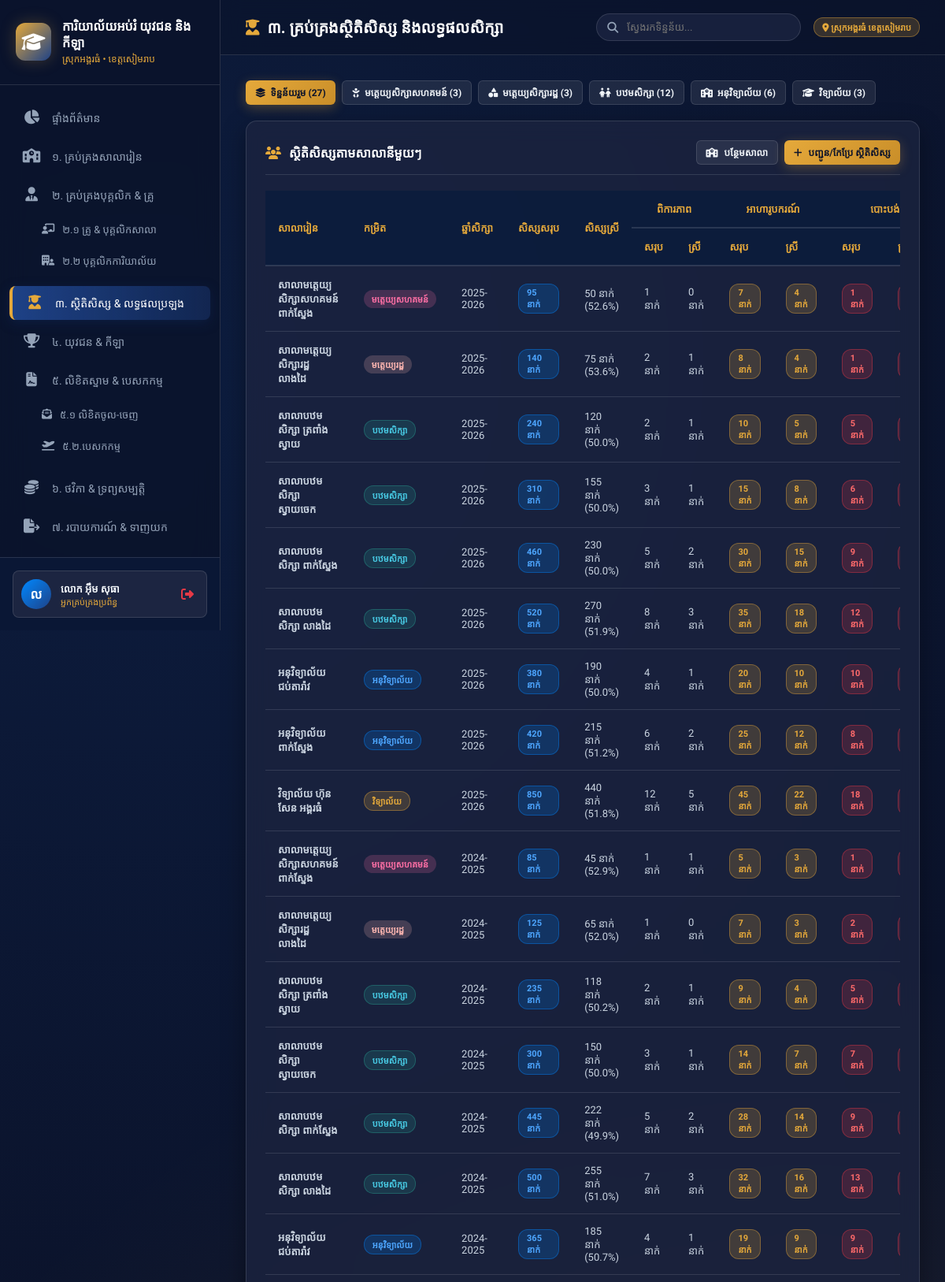
The app's page /students (signed in, upper part) with its own data.
### tables this page shows
CREATE TABLE student_stats (
            id INTEGER PRIMARY KEY AUTOINCREMENT,
            school_id INTEGER NOT NULL,
            academic_year TEXT NOT NULL,
            total_students INTEGER NOT NULL DEFAULT 0,
            female_students INTEGER NOT NULL DEFAULT 0,
            disabled_students INTEGER NOT NULL DEFAULT 0,
            scholarship_students INTEGER NOT NULL DEFAULT 0,
            dropout_count INTEGER NOT NULL DEFAULT 0,
            repetition_count INTEGER NOT NULL DEFAULT 0, disabled_female INTEGER DEFAULT 0, scholarship_female INTEGER DEFAULT 0, dropout_female INTEGER DEFAULT 0,
            FOREIGN KEY (school_id) REFERENCES schools(id) ON DELETE CASCADE
        );

CREATE TABLE schools (
            id INTEGER PRIMARY KEY AUTOINCREMENT,
            code TEXT UNIQUE NOT NULL,
            name_kh TEXT NOT NULL,
            name_en TEXT,
            level TEXT CHECK(level IN ('community_preschool', 'state_preschool', 'preschool', 'primary', 'secondary', 'high')) NOT NULL,
            commune TEXT NOT NULL,
            village TEXT NOT NULL,
            principal_name TEXT NOT NULL,
            principal_phone TEXT,
            classrooms INTEGER DEFAULT 0,
            buildings INTEGER DEFAULT 0,
            created_at TIMESTAMP DEFAULT CURRENT_TIMESTAMP
        );

### app.py (the view, shortened to what this page needs)
@app.route('/students')
@login_required
def students():
    level_filter = request.args.get('level', 'all')
    action = request.args.get('action')
    conn = get_db_connection()
    query = '''
        SELECT st.*, sc.name_kh as school_name, sc.level as school_level
        FROM student_stats st
        JOIN schools sc ON st.school_id = sc.id
    '''
    params = []
    if level_filter != 'all':
        query += ' WHERE sc.level = ?'
        params.append(level_filter)
    query += ' ORDER BY st.id DESC'
    stats_list = conn.execute(query, params).fetchall()
    if level_filter in ['community_preschool', 'state_preschool', 'primary']:
        exam_list = []
    else:
        exam_list = conn.execute('''
            SELECT ex.*, sc.name_kh as school_name
            FROM exam_results ex
            JOIN schools sc ON ex.school_id = sc.id
            ORDER BY ex.id DESC
        ''').fetchall()
    schools_list = conn.execute('SELECT id, name_kh, level FROM schools').fetchall()
    level_counts = {
        'all': conn.execute('SELECT COUNT(*) FROM student_stats').fetchone()[0],
        'community_preschool': conn.execute("SELECT COUNT(*) FROM student_stats st JOIN schools sc ON st.school_id = sc.id WHERE sc.level = 'community_preschool'").fetchone()[0],
        'state_preschool': conn.execute("SELECT COUNT(*) FROM student_stats st JOIN schools sc ON st.school_id = sc.id WHERE sc.level IN ('state_preschool', 'preschool')").fetchone()[0],
        'primary': conn.execute("SELECT COUNT(*) FROM student_stats st JOIN schools sc ON st.school_id = sc.id WHERE sc.level = 'primary'").fetchone()[0],
        'secondary': conn.execute("SELECT COUNT(*) FROM student_stats st JOIN schools sc ON st.school_id = sc.id WHERE sc.level = 'secondary'").fetchone()[0],
        'high': conn.execute("SELECT COUNT(*) FROM student_stats st JOIN schools sc ON st.school_id = sc.id WHERE sc.level = 'high'").fetchone()[0],
    }
    conn.close()
    return render_template(
        'students.html',
        active_page='students',
        stats_list=stats_list,
        exam_list=exam_list,
        schools=schools_list,
        level_filter=level_filter,
        level_counts=level_counts
    )

### app.py (called while the page is built)
def login_required(f):
    @wraps(f)
    def decorated_function(*args, **kwargs):
        if 'user_id' not in session:
            flash('សូមចូលប្រើប្រាស់ប្រព័ន្ធជាមុនសិន!', 'danger')
            return redirect(url_for('login'))
        return f(*args, **kwargs)
    return decorated_function

### database.py (called while the page is built)
def dict_factory(cursor, row):
    return DictRow((col[0], row[idx]) for idx, col in enumerate(cursor.description))

def get_db_connection():
    conn = sqlite3.connect(DB_FILE)
    conn.row_factory = dict_factory
    return conn

    def __getitem__(self, item):
        if isinstance(item, int):
            return list(self.values())[item]
        return super().__getitem__(item)

### templates/students.html (shortened to what this page needs)
{% extends 'base.html' %}
{% block header_title %}
<i class="fa-solid fa-user-graduate" style="color: var(--accent-gold);"></i> ៣. គ្រប់គ្រងស្ថិតិសិស្ស និងលទ្ធផលសិក្សា
{% endblock %}
{% block content %}
<div style="display: flex; gap: 8px; margin-bottom: 20px; flex-wrap: wrap;">
    <a href="{{ url_for('students', level='all') }}" class="btn btn-sm {% if level_filter == 'all' %}btn-primary{% else %}btn-secondary{% endif %}" style="display: flex; align-items: center; gap: 6px;">
        <i class="fa-solid fa-layer-group"></i> ទិន្នន័យរួម ({{ level_counts.all }})
    </a>
    <a href="{{ url_for('students', level='community_preschool') }}" class="btn btn-sm {% if level_filter == 'community_preschool' %}btn-primary{% else %}btn-secondary{% endif %}" style="display: flex; align-items: center; gap: 6px;">
        <i class="fa-solid fa-baby"></i> មត្តេយ្យសិក្សាសហគមន៍ ({{ level_counts.community_preschool }})
    </a>
    <a href="{{ url_for('students', level='state_preschool') }}" class="btn btn-sm {% if level_filter == 'state_preschool' %}btn-primary{% else %}btn-secondary{% endif %}" style="display: flex; align-items: center; gap: 6px;">
        <i class="fa-solid fa-shapes"></i> មត្តេយ្យសិក្សារដ្ឋ ({{ level_counts.state_preschool }})
    </a>
    <a href="{{ url_for('students', level='primary') }}" class="btn btn-sm {% if level_filter == 'primary' %}btn-primary{% else %}btn-secondary{% endif %}" style="display: flex; align-items: center; gap: 6px;">
        <i class="fa-solid fa-children"></i> បឋមសិក្សា ({{ level_counts.primary }})
    </a>
    <a href="{{ url_for('students', level='secondary') }}" class="btn btn-sm {% if level_filter == 'secondary' %}btn-primary{% else %}btn-secondary{% endif %}" style="display: flex; align-items: center; gap: 6px;">
        <i class="fa-solid fa-school"></i> អនុវិទ្យាល័យ ({{ level_counts.secondary }})
    </a>
    <a href="{{ url_for('students', level='high') }}" class="btn btn-sm {% if level_filter == 'high' %}btn-primary{% else %}btn-secondary{% endif %}" style="display: flex; align-items: center; gap: 6px;">
        <i class="fa-solid fa-graduation-cap"></i> វិទ្យាល័យ ({{ level_counts.high }})
    </a>
</div>
<div class="panel">
    <div class="panel-header">
        <div class="panel-title">
            <i class="fa-solid fa-users"></i> ស្ថិតិសិស្សតាមសាលានីមួយៗ
        </div>
        <div style="display: flex; gap: 8px;">
            <a href="{{ url_for('schools') }}" class="btn btn-secondary btn-sm">
                <i class="fa-solid fa-school"></i> បន្ថែមសាលា
            </a>
            <button class="btn btn-primary btn-sm" onclick="openModal('addStudentStatsModal')">
                <i class="fa-solid fa-plus"></i> បញ្ជូន/កែប្រែ ស្ថិតិសិស្ស
            </button>
        </div>
    </div>
    <div class="table-responsive">
        <table class="custom-table">
            <thead>
                <tr>
                    <th rowspan="2">សាលារៀន</th>
                    <th rowspan="2">កម្រិត</th>
                    <th rowspan="2">ឆ្នាំសិក្សា</th>
                    <th rowspan="2">សិស្សសរុប</th>
                    <th rowspan="2">សិស្សស្រី</th>
                    <th colspan="2" style="text-align: center;">ពិការភាព</th>
                    <th colspan="2" style="text-align: center;">អាហារូបករណ៍</th>
                    <th colspan="2" style="text-align: center;">បោះបង់</th>
                </tr>
                <tr>
                    <th>សរុប</th>
                    <th>ស្រី</th>
                    <th>សរុប</th>
                    <th>ស្រី</th>
                    <th>សរុប</th>
                    <th>ស្រី</th>
                </tr>
            </thead>
            <tbody>
                {% for st in stats_list %}
                <tr>
                    <td><strong>{{ st.school_name }}</strong></td>
                    <td>
                        {% if st.school_level == 'community_preschool' %}
                        <span class="badge" style="background: rgba(255, 112, 166, 0.2); color: #ff70a6;">មត្តេយ្យសហគមន៍</span>
                        {% elif st.school_level in ['state_preschool', 'preschool'] %}
                        <span class="badge" style="background: rgba(255, 183, 178, 0.2); color: #ffb7b2;">មត្តេយ្យរដ្ឋ</span>
                        {% elif st.school_level == 'primary' %}
                        <span class="badge badge-success">បឋមសិក្សា</span>
                        {% elif st.school_level == 'secondary' %}
                        <span class="badge badge-primary">អនុវិទ្យាល័យ</span>
                        {% elif st.school_level == 'high' %}
                        <span class="badge badge-gold">វិទ្យាល័យ</span>
                        {% endif %}
                    </td>
                    <td>{{ st.academic_year }}</td>
                    <td><span class="badge badge-primary">{{ st.total_students }} នាក់</span></td>
                    <td>{{ st.female_students }} នាក់ ({{ ((st.female_students / st.total_students)*100)|round(1) if st.total_students else 0 }}%)</td>
                    <td>{{ st.disabled_students }} នាក់</td>
                    <td>{{ st.disabled_female or 0 }} នាក់</td>
                    <td><span class="badge badge-gold">{{ st.scholarship_students }} នាក់</span></td>
                    <td><span class="badge badge-gold">{{ st.scholarship_female or 0 }} នាក់</span></td>
                    <td><span class="badge badge-danger">{{ st.dropout_count }} នាក់</span></td>
                    <td><span class="badge badge-danger">{{ st.dropout_female or 0 }} នាក់</span></td>
                        {% set drop_rate = ((st.dropout_count / st.total_students)*100)|round(2) if st.total_students else 0 %}
                </tr>
                {% endfor %}
            </tbody>
        </table>
    </div>
</div>
{% endblock %}

### static/css/style.css (style rules this page uses)
:root { --primary-color: #0f2b5c; --primary-light: #1e4287; --primary-dark: #0a1c3d; --accent-gold: #e5a93b; --accent-gold-hover: #f3b952; --accent-blue: #0088ff; --accent-teal: #00c9a7; --accent-danger: #e63946; --accent-warning: #f77f00; --accent-success: #2a9d8f; --bg-dark: #0b132b; --bg-surface: #1c2541; --bg-card: rgba(28, 37, 65, 0.75); --bg-card-hover: rgba(40, 52, 90, 0.85); --text-main: #f1f5f9; --text-muted: #94a3b8; --text-light: #cbd5e1; --border-color: rgba(255, 255, 255, 0.12); --border-glow: rgba(229, 169, 59, 0.3); --shadow-soft: 0 10px 30px rgba(0, 0, 0, 0.35); --shadow-glow: 0 0 20px rgba(229, 169, 59, 0.25); --radius-sm: 8px; --radius-md: 14px; --radius-lg: 20px; --transition-fast: all 0.25s cubic-bezier(0.4, 0, 0.2, 1); }
* { margin: 0; padding: 0; box-sizing: border-box; }
body { font-family: 'Kantumruy Pro', 'Outfit', -apple-system, BlinkMacSystemFont, sans-serif; background-color: var(--bg-dark); background-image: radial-gradient(circle at 15% 15%, rgba(15, 43, 92, 0.4) 0%, transparent 45%), radial-gradient(circle at 85% 85%, rgba(229, 169, 59, 0.15) 0%, transparent 50%); background-attachment: fixed; color: var(--text-main); min-height: 100vh; display: flex; overflow-x: hidden; }
.btn { padding: 10px 20px; border-radius: var(--radius-sm); font-size: 13px; font-weight: 600; font-family: inherit; cursor: pointer; border: none; display: inline-flex; align-items: center; gap: 8px; transition: var(--transition-fast); text-decoration: none; }
.btn-primary { background: linear-gradient(135deg, var(--accent-gold), #c98e29); color: #0b132b; box-shadow: 0 4px 15px rgba(229, 169, 59, 0.3); }
.btn-secondary { background: rgba(255, 255, 255, 0.08); color: var(--text-main); border: 1px solid var(--border-color); }
.btn-sm { padding: 6px 12px; font-size: 12px; border-radius: 6px; }
.panel { background: var(--bg-card); backdrop-filter: blur(14px); border: 1px solid var(--border-color); border-radius: var(--radius-md); padding: 24px; margin-bottom: 28px; box-shadow: var(--shadow-soft); }
.panel-header { display: flex; align-items: center; justify-content: space-between; margin-bottom: 20px; padding-bottom: 12px; border-bottom: 1px solid var(--border-color); }
.panel-title { font-size: 16px; font-weight: 700; color: #fff; display: flex; align-items: center; gap: 10px; }
.panel-title i { color: var(--accent-gold); }
.table-responsive { width: 100%; overflow-x: auto; }
.custom-table { width: 100%; border-collapse: collapse; text-align: left; font-size: 13px; }
.custom-table th { background: rgba(10, 28, 61, 0.8); color: var(--accent-gold); font-weight: 600; padding: 14px 16px; border-bottom: 2px solid var(--border-color); white-space: nowrap; }
.custom-table td { padding: 14px 16px; border-bottom: 1px solid var(--border-color); color: var(--text-light); vertical-align: middle; }
.custom-table tbody tr { transition: var(--transition-fast); }
.badge { padding: 4px 10px; border-radius: 12px; font-size: 11px; font-weight: 600; display: inline-block; }
.badge-primary { background: rgba(0, 136, 255, 0.2); color: #4da6ff; border: 1px solid rgba(0, 136, 255, 0.4); }
.badge-gold { background: rgba(229, 169, 59, 0.2); color: var(--accent-gold); border: 1px solid rgba(229, 169, 59, 0.4); }
.badge-success { background: rgba(42, 157, 143, 0.2); color: #48cae4; border: 1px solid rgba(42, 157, 143, 0.4); }
.badge-danger { background: rgba(230, 57, 70, 0.2); color: #ff6b6b; border: 1px solid rgba(230, 57, 70, 0.4); }

### records on screen
student_stats: school_name "សាលាមត្តេយ្យសិក្សាសហគមន៍ ពាក់ស្នែង", shows "មត្តេយ្យសហគមន៍", academic_year "2025-2026", total_students "95", female_students "50", total_students+female_students "52.6", disabled_students "1", disabled_female "0", scholarship_students "7", scholarship_female "4", dropout_count "1"
student_stats: school_name "សាលាមត្តេយ្យសិក្សារដ្ឋ លាងដៃ", shows "មត្តេយ្យរដ្ឋ", academic_year "2025-2026", total_students "140", female_students "75", total_students+female_students "53.6", disabled_students "2", disabled_female "1", scholarship_students "8", scholarship_female "4", dropout_count "1"
student_stats: school_name "សាលាបឋមសិក្សា ត្រពាំងស្វាយ", academic_year "2025-2026", total_students "240", female_students "120", total_students+female_students "50.0", disabled_students "2", disabled_female "1", scholarship_students "10", scholarship_female "5", dropout_count "5"
student_stats: school_name "សាលាបឋមសិក្សា ស្វាយចេក", academic_year "2025-2026", total_students "310", female_students "155", total_students+female_students "50.0", disabled_students "3", disabled_female "1", scholarship_students "15", scholarship_female "8", dropout_count "6"
student_stats: school_name "សាលាបឋមសិក្សា ពាក់ស្នែង", academic_year "2025-2026", total_students "460", female_students "230", total_students+female_students "50.0", disabled_students "5", disabled_female "2", scholarship_students "30", scholarship_female "15", dropout_count "9"
student_stats: school_name "សាលាបឋមសិក្សា លាងដៃ", academic_year "2025-2026", total_students "520", female_students "270", total_students+female_students "51.9", disabled_students "8", disabled_female "3", scholarship_students "35", scholarship_female "18", dropout_count "12"
student_stats: school_name "អនុវិទ្យាល័យ ជប់តារ៉ាវ", academic_year "2025-2026", total_students "380", female_students "190", total_students+female_students "50.0", disabled_students "4", disabled_female "1", scholarship_students "20", scholarship_female "10", dropout_count "10"
student_stats: school_name "អនុវិទ្យាល័យ ពាក់ស្នែង", academic_year "2025-2026", total_students "420", female_students "215", total_students+female_students "51.2", disabled_students "6", disabled_female "2", scholarship_students "25", scholarship_female "12", dropout_count "8"
student_stats: school_name "វិទ្យាល័យ ហ៊ុន សែន អង្គរធំ", academic_year "2025-2026", total_students "850", female_students "440", total_students+female_students "51.8", disabled_students "12", disabled_female "5", scholarship_students "45", scholarship_female "22", dropout_count "18"
student_stats: school_name "សាលាមត្តេយ្យសិក្សាសហគមន៍ ពាក់ស្នែង", shows "មត្តេយ្យសហគមន៍", academic_year "2024-2025", total_students "85", female_students "45", total_students+female_students "52.9", disabled_students "1", disabled_female "1", scholarship_students "5", scholarship_female "3", dropout_count "1"
student_stats: school_name "សាលាមត្តេយ្យសិក្សារដ្ឋ លាងដៃ", shows "មត្តេយ្យរដ្ឋ", academic_year "2024-2025", total_students "125", female_students "65", total_students+female_students "52.0", disabled_students "1", disabled_female "0", scholarship_students "7", scholarship_female "3", dropout_count "2"
student_stats: school_name "សាលាបឋមសិក្សា ត្រពាំងស្វាយ", academic_year "2024-2025", total_students "235", female_students "118", total_students+female_students "50.2", disabled_students "2", disabled_female "1", scholarship_students "9", scholarship_female "4", dropout_count "5"
student_stats: school_name "សាលាបឋមសិក្សា ស្វាយចេក", academic_year "2024-2025", total_students "300", female_students "150", total_students+female_students "50.0", disabled_students "3", disabled_female "1", scholarship_students "14", scholarship_female "7", dropout_count "7"
student_stats: school_name "សាលាបឋមសិក្សា ពាក់ស្នែង", academic_year "2024-2025", total_students "445", female_students "222", total_students+female_students "49.9", disabled_students "5", disabled_female "2", scholarship_students "28", scholarship_female "14", dropout_count "9"
student_stats: school_name "សាលាបឋមសិក្សា លាងដៃ", academic_year "2024-2025", total_students "500", female_students "255", total_students+female_students "51.0", disabled_students "7", disabled_female "3", scholarship_students "32", scholarship_female "16", dropout_count "13"
student_stats: school_name "អនុវិទ្យាល័យ ជប់តារ៉ាវ", academic_year "2024-2025", total_students "365", female_students "185", total_students+female_students "50.7", disabled_students "4", disabled_female "1", scholarship_students "19", scholarship_female "9", dropout_count "9"

### other values on screen
{{ session.get('user_name', 'U')[0] }} "ល"
{{ session.get('user_name', 'អ្នកប្រើប្រាស់') }} "លោក អ៊ឹម សុធា"
{{ level_counts.all }} "27"
{{ level_counts.community_preschool }} "3"
{{ level_counts.state_preschool }} "3"
{{ level_counts.primary }} "12"
{{ level_counts.secondary }} "6"
{{ level_counts.high }} "3"
